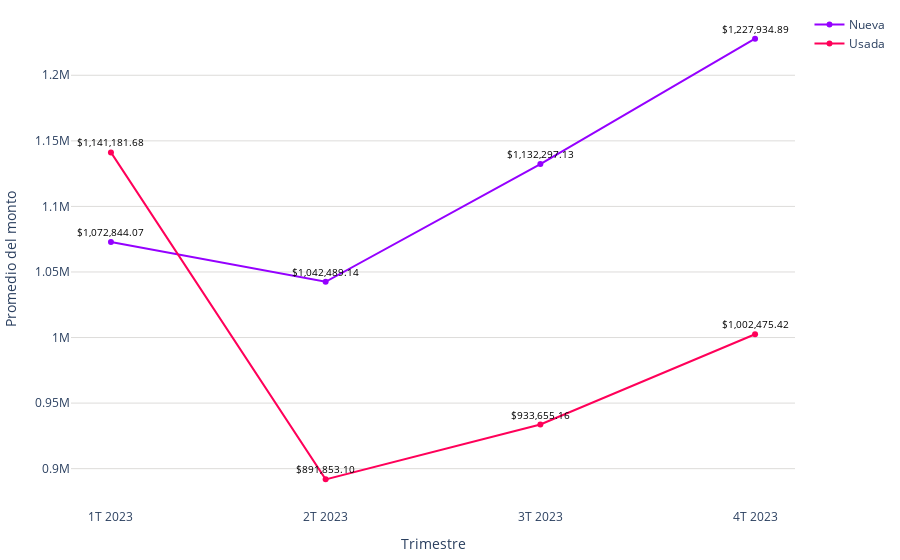

The notebook cell saved with this chart:
### Code cell
# Datos
trimestres = promedio_monto_por_modalidad_mes['trimestre']
modalidades = promedio_monto_por_modalidad_mes['modalidad']
promedios = promedio_monto_por_modalidad_mes['promedio']

# Limpiar las cadenas de promedio y convertirlas a números
promedios_limpios = [float(promedio.replace(',', '')) for promedio in promedios]

colors = ['#9500ff', '#ff0059']
fig = go.Figure()

# Agregar líneas para cada modalidad
for i, modalidad in enumerate(modalidades.unique()):
    df_modalidad = promedio_monto_por_modalidad_mes[promedio_monto_por_modalidad_mes['modalidad'] == modalidad]
    fig.add_trace(go.Scatter(
        x=df_modalidad['trimestre'],
        y=df_modalidad['promedio'].apply(lambda x: float(x.replace(',', ''))),  # Usar los promedios limpios
        mode='markers+lines',
        name=modalidad,
        line=dict(color=colors[i % len(colors)])  # Asignar colores a las líneas
    ))

fig.update_layout(
    #title='Promedio de valor de créditos para viviendas nuevas y usadas (2023)',
    xaxis=dict(title='Trimestre'),
    yaxis=dict(title='Promedio del monto', gridcolor='#dddcda'),
    margin=dict(l=10, r=10, t=10, b=10),  # Ajusta los márgenes (left, right, top, bottom)
    plot_bgcolor='rgba(0,0,0,0)',  # Color de fondo del gráfico
)

# Agregar etiquetas de texto a los puntos con símbolo de dólar
for trace in fig.data:
    df_modalidad = promedio_monto_por_modalidad_mes[promedio_monto_por_modalidad_mes['modalidad'] == trace.name]
    for i, point in enumerate(trace.y):
        # Formatear el promedio con símbolo de dólar
        promedio_con_dolar = f'${df_modalidad.iloc[i]["promedio"]}'
        fig.add_annotation(
            x=trace.x[i],
            y=point,
            text=promedio_con_dolar,
            showarrow=False,
            font=dict(color='black', size=10),
            yshift=10
        )

# Exportar gráfica como archivo HTML
def guardar_grafico_como_html(fig, nombre_archivo, carpeta='assets\graficas'):
    # Crear la carpeta si no existe
    if not os.path.exists(carpeta):
        os.makedirs(carpeta)
    config = {
        'displaylogo': False,  # Ocultar el logo de Plotly
        'modeBarButtonsToRemove': [
            'toImage',       # Botón para guardar como imagen
            'select2d',      # Box select
            'lasso2d',       # Lasso select
            'resetScale2d',  # Reset Axes
        ]
    }
    # Gráfica como archivo HTML en la carpeta especificada
    pio.write_html(fig, f'{carpeta}/{nombre_archivo}.html', config=config)


guardar_grafico_como_html(fig, 'g_scatt_creditos_nuevausada_2023', carpeta='assets\graficas')
fig.show()

### Figure 1 — Plotly figure (JSON) as saved in the notebook; plotly's stock layout.template omitted (floating-point values rounded to 4 significant figures)
{"data": [{"line": {"color": "#9500ff"}, "mode": "markers+lines", "name": "Nueva", "type": "scatter", "x": ["1T 2023", "2T 2023", "3T 2023", "4T 2023"], "y": [1073000.0, 1042000.0, 1132000.0, 1228000.0]}, {"line": {"color": "#ff0059"}, "mode": "markers+lines", "name": "Usada", "type": "scatter", "x": ["1T 2023", "2T 2023", "3T 2023", "4T 2023"], "y": [1141000.0, 891900.0, 933700.0, 1002000.0]}], "layout": {"annotations": [{"font": {"color": "black", "size": 10}, "showarrow": false, "text": "$1,072,844.07", "x": "1T 2023", "y": 1073000.0, "yshift": 10}, {"font": {"color": "black", "size": 10}, "showarrow": false, "text": "$1,042,489.14", "x": "2T 2023", "y": 1042000.0, "yshift": 10}, {"font": {"color": "black", "size": 10}, "showarrow": false, "text": "$1,132,297.13", "x": "3T 2023", "y": 1132000.0, "yshift": 10}, {"font": {"color": "black", "size": 10}, "showarrow": false, "text": "$1,227,934.89", "x": "4T 2023", "y": 1228000.0, "yshift": 10}, {"font": {"color": "black", "size": 10}, "showarrow": false, "text": "$1,141,181.68", "x": "1T 2023", "y": 1141000.0, "yshift": 10}, {"font": {"color": "black", "size": 10}, "showarrow": false, "text": "$891,853.10", "x": "2T 2023", "y": 891900.0, "yshift": 10}, {"font": {"color": "black", "size": 10}, "showarrow": false, "text": "$933,655.16", "x": "3T 2023", "y": 933700.0, "yshift": 10}, {"font": {"color": "black", "size": 10}, "showarrow": false, "text": "$1,002,475.42", "x": "4T 2023", "y": 1002000.0, "yshift": 10}], "margin": {"b": 10, "l": 10, "r": 10, "t": 10}, "plot_bgcolor": "rgba(0,0,0,0)", "xaxis": {"title": {"text": "Trimestre"}}, "yaxis": {"gridcolor": "#dddcda", "title": {"text": "Promedio del monto"}}}}
